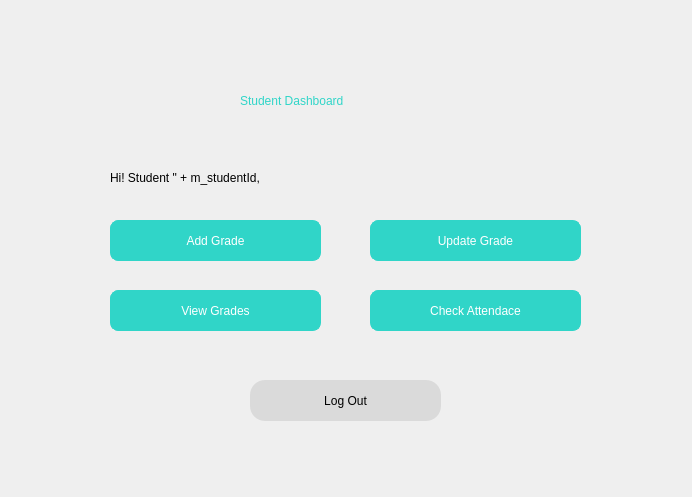
<?xml version="1.0" encoding="UTF-8"?>
<ui version="4.0">
 <class>studentdashboard</class>
 <widget class="QWidget" name="studentdashboard">
  <property name="geometry">
   <rect>
    <x>0</x>
    <y>0</y>
    <width>692</width>
    <height>497</height>
   </rect>
  </property>
  <property name="windowTitle">
   <string>Form</string>
  </property>
  <widget class="QPushButton" name="addGradeButton">
   <property name="geometry">
    <rect>
     <x>110</x>
     <y>220</y>
     <width>211</width>
     <height>41</height>
    </rect>
   </property>
   <property name="styleSheet">
    <string notr="true">background-color: rgb(48, 213, 200);
color:white;
font: 9pt &quot;Arial&quot;;
font: Arial;
border: 1.4px solid rgb(48, 213, 200);
border-radius: 8px

</string>
   </property>
   <property name="text">
    <string>Add Grade</string>
   </property>
  </widget>
  <widget class="QPushButton" name="updateGradeButton">
   <property name="geometry">
    <rect>
     <x>370</x>
     <y>220</y>
     <width>211</width>
     <height>41</height>
    </rect>
   </property>
   <property name="styleSheet">
    <string notr="true">background-color: rgb(48, 213, 200);
color:white;
font: 9pt &quot;Arial&quot;;
font: Arial;
border: 1.4px solid rgb(48, 213, 200);
border-radius: 8px

</string>
   </property>
   <property name="text">
    <string>Update Grade</string>
   </property>
  </widget>
  <widget class="QPushButton" name="viewGradesButton">
   <property name="geometry">
    <rect>
     <x>110</x>
     <y>290</y>
     <width>211</width>
     <height>41</height>
    </rect>
   </property>
   <property name="styleSheet">
    <string notr="true">background-color: rgb(48, 213, 200);
color:white;
font: 9pt &quot;Arial&quot;;
font: Arial;
border: 1.4px solid rgb(48, 213, 200);
border-radius: 8px

</string>
   </property>
   <property name="text">
    <string>View Grades</string>
   </property>
  </widget>
  <widget class="QPushButton" name="checkAttendanceButton">
   <property name="geometry">
    <rect>
     <x>370</x>
     <y>290</y>
     <width>211</width>
     <height>41</height>
    </rect>
   </property>
   <property name="styleSheet">
    <string notr="true">background-color: rgb(48, 213, 200);
color:white;
font: 9pt &quot;Arial&quot;;
font: Arial;
border: 1.4px solid rgb(48, 213, 200);
border-radius: 8px

</string>
   </property>
   <property name="text">
    <string>Check Attendace</string>
   </property>
  </widget>
  <widget class="QPushButton" name="pushButton_5">
   <property name="geometry">
    <rect>
     <x>250</x>
     <y>380</y>
     <width>191</width>
     <height>41</height>
    </rect>
   </property>
   <property name="styleSheet">
    <string notr="true">background-color: rgb(218, 218, 218);
font: 700 9pt &quot;Arial Rounded MT&quot;;
color: black;
border-radius: 15px</string>
   </property>
   <property name="text">
    <string>Log Out</string>
   </property>
  </widget>
  <widget class="QLabel" name="dashboardTitle">
   <property name="geometry">
    <rect>
     <x>240</x>
     <y>80</y>
     <width>241</width>
     <height>41</height>
    </rect>
   </property>
   <property name="styleSheet">
    <string notr="true">font:14pt &quot;Arial Rounded MT&quot;;
color: rgb(48, 213, 200);
</string>
   </property>
   <property name="text">
    <string>Student Dashboard</string>
   </property>
  </widget>
  <widget class="QLabel" name="greetingLabel">
   <property name="geometry">
    <rect>
     <x>110</x>
     <y>170</y>
     <width>291</width>
     <height>16</height>
    </rect>
   </property>
   <property name="styleSheet">
    <string notr="true">
font: 700 11pt &quot;Arial&quot;;
color: black;
</string>
   </property>
   <property name="text">
    <string>Hi! Student &quot; + m_studentId,</string>
   </property>
  </widget>
 </widget>
 <resources/>
 <connections/>
</ui>
